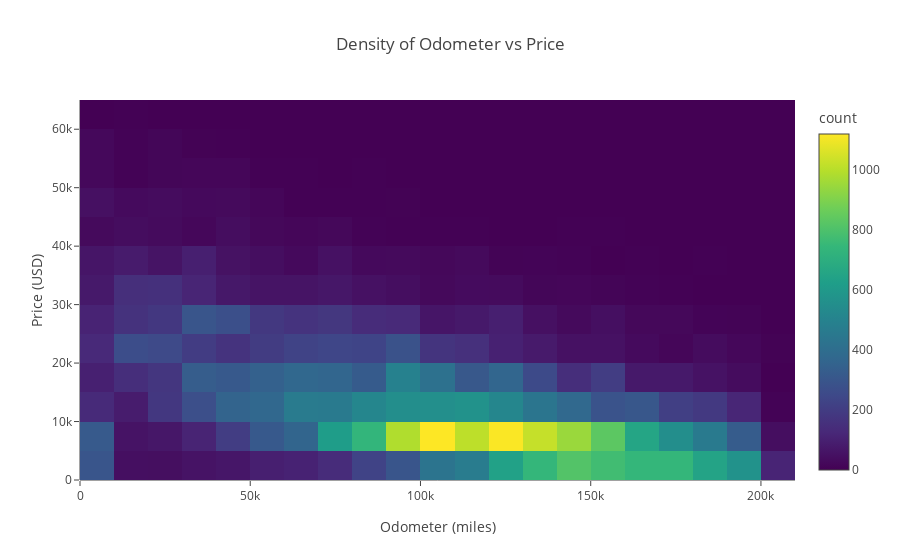

Source (notebook cell):
### Markdown cell above
I'm also curious in the relationship between a vehicles odometer reading and it's price. Since there are an overwhelmingly large amount of values, we'll look at this with a heatmap.

### Code cell
# 
price_odometer = px.density_heatmap(
                                    data.query('2 <= price <= 60000 & odometer <= 200000'),  # Filter outliers
                                    x='odometer',
                                    y='price',
                                    nbinsx=25,
                                    nbinsy=25,
                                    color_continuous_scale='Viridis',
                                    labels={
                                        'odometer': 'Odometer (miles)',
                                        'price': 'Price (USD)'},
                                    title='Density of Odometer vs Price'
)

price_odometer

### Figure 1 — Plotly figure (JSON) as saved in the notebook; plotly's stock layout.template omitted (floating-point values rounded to 4 significant figures; data arrays with more than 128 entries replaced by an {"elided": "..."} marker saying what was removed)
{"data": [{"coloraxis": "coloraxis", "hovertemplate": "Odometer (miles)=%{x}<br>Price (USD)=%{y}<br>count=%{z}<extra></extra>", "name": "", "nbinsx": 25, "nbinsy": 25, "type": "histogram2d", "x": {"elided": "39050 float values"}, "xaxis": "x", "xbingroup": "x", "y": {"elided": "39050 int values"}, "yaxis": "y", "ybingroup": "y"}], "layout": {"coloraxis": {"colorbar": {"title": {"text": "count"}}, "colorscale": [[0, "#440154"], [0.1111, "#482878"], [0.2222, "#3e4989"], [0.3333, "#31688e"], [0.4444, "#26828e"], [0.5556, "#1f9e89"], [0.6667, "#35b779"], [0.7778, "#6ece58"], [0.8889, "#b5de2b"], [1, "#fde725"]]}, "legend": {"tracegroupgap": 0}, "title": {"text": "Density of Odometer vs Price"}, "xaxis": {"anchor": "y", "domain": [0, 1], "title": {"text": "Odometer (miles)"}}, "yaxis": {"anchor": "x", "domain": [0, 1], "title": {"text": "Price (USD)"}}}}
